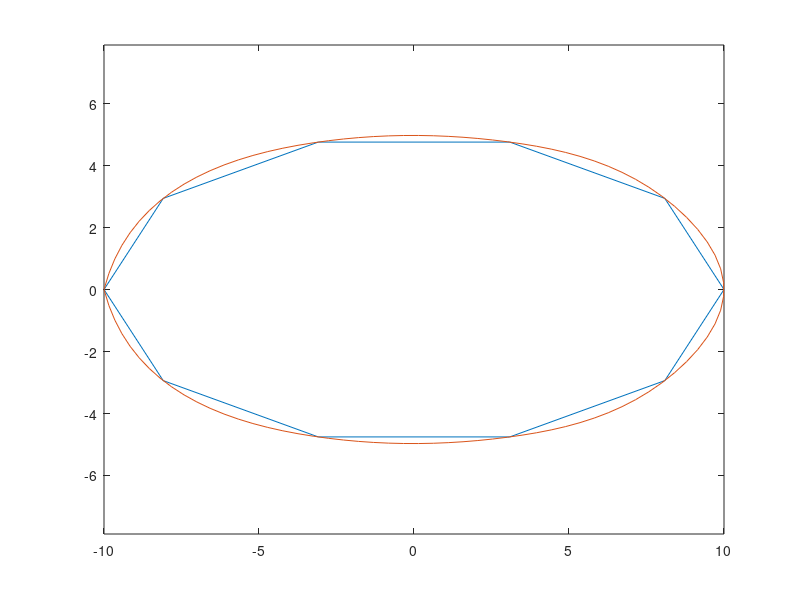

Recreate this plot in MATLAB.
a=10; % horizontal radius
b=5; % vertical radius
x0=0; % x0,y0 ellipse centre coordinates
y0=0;
t=linspace(-pi,pi,11);
x=x0+a*cos(t);
y=y0+b*sin(t);
plot(x,y)
axis equal
% Now that we have x, y vals, reparameterize and interp.
% Assuming linear interpolation adequately represents the ellipse
dist = sqrt(diff(x).^2+diff(y).^2);
%Reparameterize
tm = cumsum([0 dist]);
t = linspace(0,tm(end));
xInt = interp1(tm,x,t,"spline");
yInt = interp1(tm,y,t,"spline");
hold on
plot(xInt,yInt)